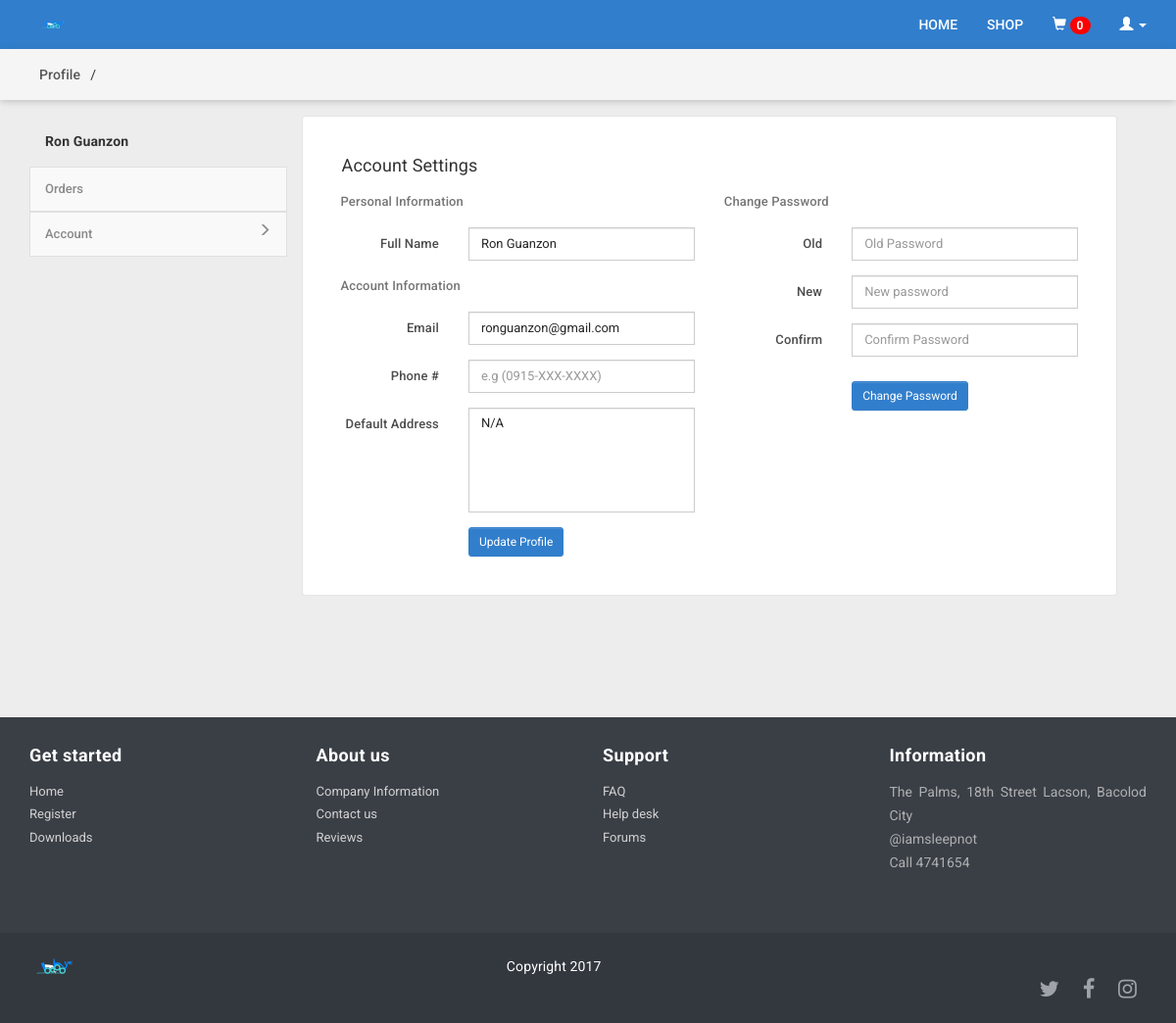
Before: /?mod=profile&t=account (signed in) with the older database file.
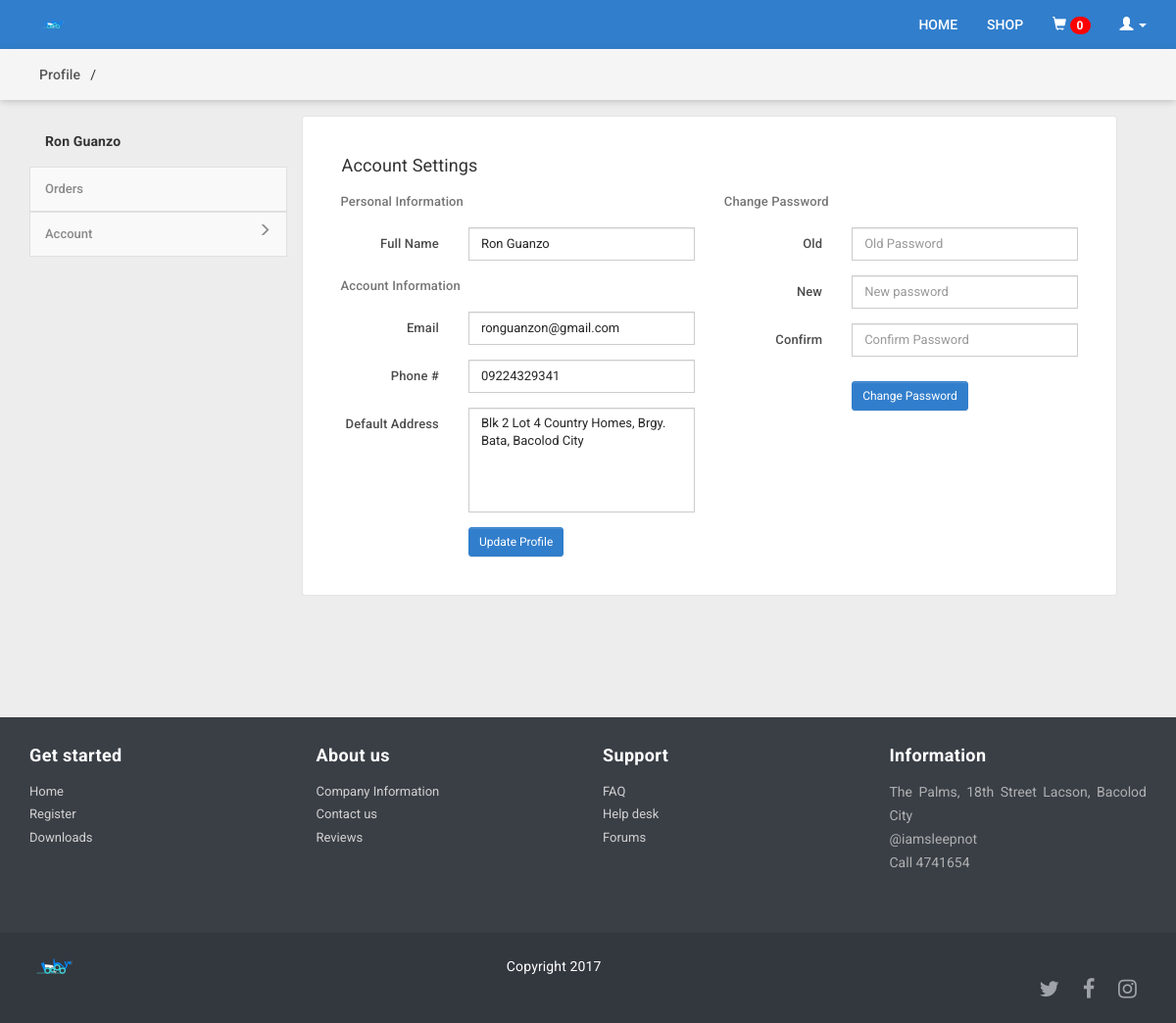
After: the same page with the newer database file.
### tables this page shows
CREATE TABLE IF NOT EXISTS `users` (
  `usr_id` int(8) unsigned NOT NULL AUTO_INCREMENT,
  `usr_name` varchar(255) NOT NULL DEFAULT '',
  `usr_email` varchar(255) NOT NULL DEFAULT '',
  `usr_password` varchar(255) NOT NULL DEFAULT '',
  `usr_auth` int(1) NOT NULL DEFAULT '0',
  `usr_status` int(11) NOT NULL DEFAULT '0',
  `usr_img` varchar(255) NOT NULL DEFAULT '',
  `brand_id` int(1) NOT NULL DEFAULT '0',
  `usr_address` varchar(255) NOT NULL DEFAULT '',
  `usr_contact` varchar(50) NOT NULL DEFAULT 'N/A',
  `admin` int(11) NOT NULL DEFAULT '0',
  KEY `usr_id` (`usr_id`)
);

### classes/class.users.php (called while the page is built, shortened)
<?php
class Users{
  public $db;
  public function __construct(){
    try{
    $this->db = new PDO("mysql:host=".DB_SERVER.";dbname=".DB_DATABASE, DB_USERNAME, DB_PASSWORD, array(PDO::ATTR_ERRMODE => PDO::ERRMODE_WARNING));
    }catch(PDOException $e){
      echo "Connection failed: " . $e->getMessage();
      exit;
    }
  }
    public function account_details($id){
      $sth = $this->db->prepare("SELECT * FROM users WHERE usr_id = ?");
      $sth->bindParam(1,$id);
      $sth->execute();
      while($row = $sth->fetch(PDO::FETCH_ASSOC)){
        $list[] = $row;
      }
      if(!empty($list)){
        return $list;
      }else{
        return false;
      }
    }
    public function get_session(){
      if(isset($_SESSION['usr_login']) && $_SESSION['usr_login'] == true){
        return true;
      }
      else{
        return false;
      }
    }
}

### modules/profile/account.php (the view, shortened to what the changed rows need)
<?php
$acc = $user->account_details($_SESSION['usr_id']);
if($acc){
    foreach($acc as $_a);
?>
<div class="container-fluid no-gap">
	<div class="col-md-12 profile-dashboard">
        <div class="row">
            <h4 class="" style="margin:0;padding-left:16px;padding-top:16px;padding-bottom:16px;">Account Settings</h4>
            <div class="col-md-6 dashboard-form">
                <form id="form-account-details" method="POST" class="form-horizontal">
                    <div class="bg-white">
                        <span class="profile-title">Personal Information</span>
                        <div id="name-input" class="form-group">
                            <label class="col-md-4 control-label">Full Name</label>
                            <div class="col-md-8">
                                <input name="fullname" type="text" value="<?php echo $_a['usr_name'];?>" placeholder="Full Name" class="form-control input-md" required>
                            </div>
                        </div>
                        <span class="profile-title">Account Information</span>
                        <div id="email-input" class="form-group">
                            <label class="col-md-4 control-label">Email</label>
                            <div class="col-md-8">
                                <input name="email" type="email" value="<?php echo $_a['usr_email'];?>" placeholder="example@email.com" class="form-control input-md" required>
                            </div>
                        </div>
                        <div id="phone-input" class="form-group">
                            <label class="col-md-4 control-label">Phone #</label>
                            <div class="col-md-8">
                                <input name="phone" type="number" value="<?php echo $_a['usr_contact'];?>" placeholder="e.g (0915-XXX-XXXX)" class="form-control input-md" required>
                            </div>
                        </div>
                        <div id="address-input" class="form-group">
                            <label class="col-md-4 control-label">Default Address</label>
                            <div class="col-md-8">
                                <textarea style="resize:none;" rows="5" name="address" type="text" placeholder="Default Address" class="form-control input-md" required=""><?php echo $_a['usr_address'];?></textarea>
                            </div>
                        </div>
                        <div class="form-group">
                            <label class="col-md-4 control-label"></label>
                            <div class="col-md-4">
                                <button id="btn-update-account" type="submit" name="submit" class="btn btn-primary btn-sm">Update Profile</button>
                            </div>
                        </div>
                    </div>
                </form>
            </div>
            <div class="col-md-6 dashboard-form">
                <form id="form-account-password" method="POST" class="form-horizontal">
                    <div class="bg-white">
                        <div class="add_listing_info">
                <span class="profile-title">Change Password</span>
                        <div id="old-password-input" class="form-group">
                            <label class="col-md-4 control-label">Old</label>
                            <div class="col-md-8">
                                <input name="old-password" type="password" value="" placeholder="Old Password" class="form-control input-md" required="">
                            </div>
                        </div>
                        </div>
                        <div id="new-password-input" class="form-group">
                            <label class="col-md-4 control-label">New</label>
                            <div class="col-md-8">
                                <input name="new-password" type="password" placeholder="New password" class="form-control input-md" required="">
                            </div>
                        </div>
                        <div id="co-password-input" class="form-group">
                            <label class="col-md-4 control-label">Confirm</label>
                            <div class="col-md-8">
                                <input name="co-password" type="password" placeholder="Confirm Password" class="form-control input-md" required="">
                            </div>
                        </div>
                        <div class="form-group">
                            <label class="col-md-4 control-label" for="submit"></label>
                            <div class="col-md-4">
                                <button id="btn-update-password" type="submit" name="submit" class="btn btn-primary btn-sm">Change Password</button>
                            </div>
                        </div>
                    </div>
                </form>
            </div>
        </div>
    </div>
</div>
<?php
}
?>

### modules/profile/index.php (shortened to what the changed rows need)
<?php
if(!$user->get_session()){
  header('location: index.php');
  exit;
}else{?>
<div class="container" style="margin-top: 94px;">
<div class="">
  <div class="">
    <div class="row" style="margin-top: 24px; margin-bottom: 24px;">
      <div class="col-lg-3 col-md-3">
        <div class="" style="display:inline-block;width:100%;">
          <div class="" style="display:inline-block;">
            <label class="roboto" style="padding: 16px 16px 16px 16px;margin:0;" value=""><?php echo $_SESSION['usr_name'];?><label>
          </div>
        </div>
          <div class="sidebar hidden-xs" style="margin-bottom: 16px;">
            <ul class="nav nav-stacked" style="background-color:#f9f9f9; ">
              <li class="bordered-s no-gap"><a class="thick washed roboto" href='/?mod=profile&t=orders'>Orders</a></li>
              <li class="bordered-s no-gap"><a class="thick washed roboto" href='/?mod=profile&t=account'>Account<?php if($t == "account"){?><span class="pull-right glyphicon glyphicon-menu-right"></span><?php }?></a></li>
            </ul>
          </div>
      </div>
      <div class="container-fluid">
        <div class="col-lg-9 col-md-9" style="margin:0;padding:0;">
          <div class="main-wrapper bordered">
          <?php
            switch($t){
              case 'account':
                require_once 'modules/profile/account.php';
                break;
            }
          ?>
          </div>
        </div>
      </div>
    </div>
  </div>
</div>
</div>
<?php
}
?>

Changed rows visible on the page:
changed users "ronguanzon@gmail.com": fullname "Ron Guanzon" → "Ron Guanzo"; phone (not shown) → "09224329341"; address "N/A" → "Blk 2 Lot 4 Country Homes, Brgy. Bata, Bacolod City"
Other visible differences:
$_SESSION['usr_name']: "Ron Guanzon" → "Ron Guanzo"
